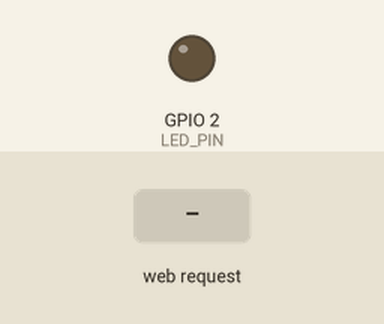
A sketch run on a simulated ESP32. Shown: output pins drawn as LEDs (lit = HIGH). The test bench sets the inputs (shaded band). WiFi joins after 1.5 s; servers stay silent unless stated; what the sketch prints to the serial monitor is not drawn.

Above: at 2.7 s.
2.8 s: HTTP request GET /set?bright=1 received
At 3.9 s:
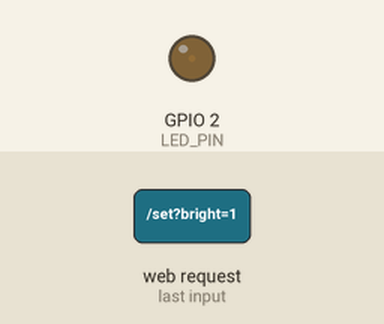
4.3 s: HTTP request GET /set?bright=120 received
At 5.0 s:
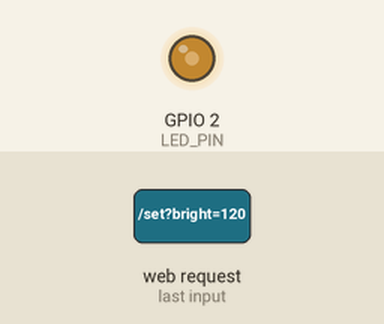
Timing chart, 0 to 7.3 s (numbered marks = the images above; inputs shaded):
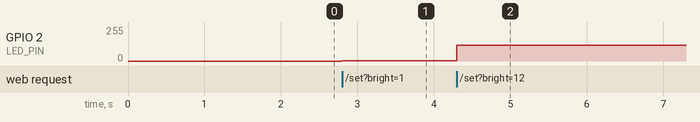

The sketch:

web_dimmer.ino
```cpp
#include <WiFi.h>
#include <WebServer.h>

// WiFi配置，替换为自己的WiFi名称与密码
const char* ssid     = "Xiaomi 14 Pro";
const char* password = "aei482637";

// PWM LED引脚定义
#define LED_PIN 2
const int PWM_FREQ = 5000;
const int PWM_RES = 8;
int ledBright = 0; // 存储当前LED亮度 0~255

// Web服务器绑定80端口
WebServer server(80);

// 网页HTML页面（含滑动条+JS fetch通信）
const String htmlPage = R"HTML(
<!DOCTYPE html>
<html lang="zh-CN">
<head>
    <meta charset="UTF-8">
    <title>Web无极调光器</title>
    <style>
        body { text-align:center; margin-top:100px; font-size:24px; }
        #slider { width:80%; height:30px; margin:40px 0; }
        #valShow { color:#2266cc; font-weight:bold; }
    </style>
</head>
<body>
    <h2>ESP32 Web 无极调光</h2>
    <p>亮度数值：<span id="valShow">0</span></p>
    <!-- 0~255滑动条 -->
    <input type="range" id="slider" min="0" max="255" value="0">

    <script>
        const slider = document.getElementById("slider");
        const valShow = document.getElementById("valShow");

        // 监听滑块拖动事件
        slider.addEventListener("input", function(){
            let val = this.value;
            valShow.innerText = val;
            // fetch发送GET请求传递亮度值
            fetch("/set?bright="+val);
        });
    </script>
</body>
</html>
)HTML";

// 根路径返回网页
void handleRoot() {
  server.send(200, "text/html", htmlPage);
}

// 接收滑块亮度参数，更新PWM
void handleSetBright() {
  if(server.hasArg("bright")){
    ledBright = server.arg("bright").toInt();
    ledcWrite(LED_PIN, ledBright);
  }
  // 刷新页面保持滑块状态
  server.sendHeader("Location", "/");
  server.send(302);
}

void setup() {
  Serial.begin(115200);
  // 初始化PWM通道
  ledcAttach(LED_PIN, PWM_FREQ, PWM_RES);
  ledcWrite(LED_PIN, ledBright);

  // 连接WiFi
  Serial.print("连接WiFi: ");
  Serial.println(ssid);
  WiFi.begin(ssid, password);
  while (WiFi.status() != WL_CONNECTED) {
    delay(500);
    Serial.print(".");
  }
  Serial.println("\nWiFi连接成功");
  Serial.print("网页访问地址：");
  Serial.println(WiFi.localIP());

  // 绑定Web路由
  server.on("/", handleRoot);
  server.on("/set", handleSetBright);
  server.begin();
  Serial.println("Web服务器启动完成");
}

void loop() {
  server.handleClient();
}
```

Measured:
- after the input at 2.8 s, GPIO 2 (LED_PIN): 0/255 → 1/255 at once
- after the input at 4.3 s, GPIO 2 (LED_PIN): 1/255 → 120/255 at once
